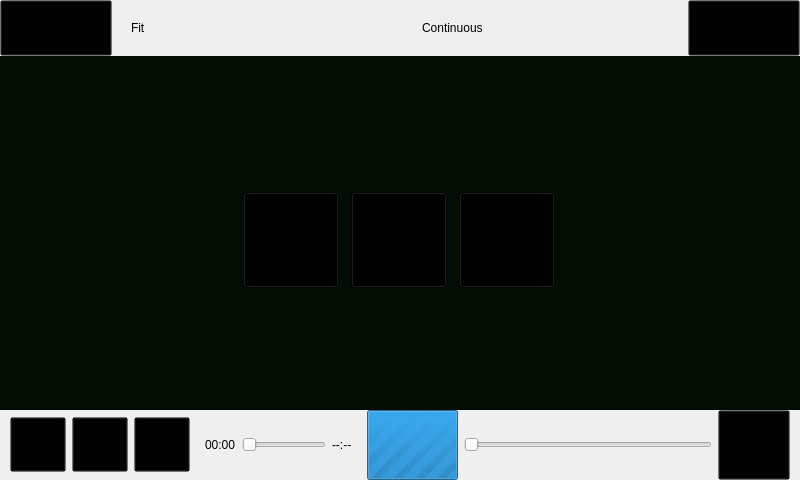
<?xml version="1.0" encoding="UTF-8"?>
<ui version="4.0">
 <class>VideoNowPlayingWindow</class>
 <widget class="QMainWindow" name="VideoNowPlayingWindow">
  <property name="geometry">
   <rect>
    <x>0</x>
    <y>0</y>
    <width>800</width>
    <height>480</height>
   </rect>
  </property>
  <property name="windowTitle">
   <string>Now Playing</string>
  </property>
  <widget class="QWidget" name="centralwidget">
   <widget class="QToolButton" name="wmCloseButton">
    <property name="geometry">
     <rect>
      <x>688</x>
      <y>0</y>
      <width>112</width>
      <height>56</height>
     </rect>
    </property>
    <property name="focusPolicy">
     <enum>Qt::NoFocus</enum>
    </property>
    <property name="styleSheet">
     <string notr="true">background: transparent;</string>
    </property>
    <property name="iconSize">
     <size>
      <width>112</width>
      <height>56</height>
     </size>
    </property>
   </widget>
   <widget class="QToolButton" name="wmEditButton">
    <property name="geometry">
     <rect>
      <x>0</x>
      <y>0</y>
      <width>112</width>
      <height>56</height>
     </rect>
    </property>
    <property name="focusPolicy">
     <enum>Qt::NoFocus</enum>
    </property>
    <property name="styleSheet">
     <string notr="true">background: transparent;</string>
    </property>
    <property name="iconSize">
     <size>
      <width>112</width>
      <height>56</height>
     </size>
    </property>
   </widget>
   <widget class="QWidget" name="settingsOverlay" native="true">
    <property name="geometry">
     <rect>
      <x>0</x>
      <y>0</y>
      <width>800</width>
      <height>56</height>
     </rect>
    </property>
    <property name="autoFillBackground">
     <bool>true</bool>
    </property>
    <layout class="QHBoxLayout" name="settingsOverlayLayout">
     <property name="leftMargin">
      <number>112</number>
     </property>
     <property name="topMargin">
      <number>0</number>
     </property>
     <property name="rightMargin">
      <number>112</number>
     </property>
     <property name="bottomMargin">
      <number>0</number>
     </property>
     <item>
      <widget class="QCheckBox" name="fitCheckBox">
       <property name="styleSheet">
        <string notr="true">background: transparent;</string>
       </property>
       <property name="text">
        <string>Fit</string>
       </property>
       <property name="focusPolicy">
        <enum>Qt::NoFocus</enum>
       </property>
      </widget>
     </item>
     <item>
      <widget class="QCheckBox" name="continuousCheckBox">
       <property name="styleSheet">
        <string notr="true">background: transparent;</string>
       </property>
       <property name="text">
        <string>Continuous</string>
       </property>
       <property name="focusPolicy">
        <enum>Qt::NoFocus</enum>
       </property>
      </widget>
     </item>
    </layout>
   </widget>
   <widget class="QWidget" name="toolbarOverlay" native="true">
    <property name="geometry">
     <rect>
      <x>0</x>
      <y>410</y>
      <width>800</width>
      <height>70</height>
     </rect>
    </property>
    <property name="autoFillBackground">
     <bool>true</bool>
    </property>
    <layout class="QHBoxLayout" name="toolbarLayout">
     <property name="leftMargin">
      <number>10</number>
     </property>
     <property name="topMargin">
      <number>0</number>
     </property>
     <property name="rightMargin">
      <number>10</number>
     </property>
     <property name="bottomMargin">
      <number>0</number>
     </property>
     <item>
      <widget class="QWidget" name="buttonWidget">
       <layout class="QHBoxLayout" name="buttonLayout">
        <property name="margin">
         <number>0</number>
        </property>
        <item>
         <widget class="QToolButton" name="bookmarkButton">
          <property name="visible">
           <bool>false</bool>
          </property>
          <property name="styleSheet">
           <string notr="true">background: transparent;</string>
          </property>
          <property name="iconSize">
           <size>
            <width>48</width>
            <height>48</height>
           </size>
          </property>
          <property name="focusPolicy">
           <enum>Qt::NoFocus</enum>
          </property>
         </widget>
        </item>
        <item>
         <widget class="QToolButton" name="shareButton">
          <property name="visible">
           <bool>false</bool>
          </property>
          <property name="styleSheet">
           <string notr="true">background: transparent;</string>
          </property>
          <property name="iconSize">
           <size>
            <width>48</width>
            <height>48</height>
           </size>
          </property>
          <property name="focusPolicy">
           <enum>Qt::NoFocus</enum>
          </property>
         </widget>
        </item>
        <item>
         <widget class="QToolButton" name="deleteButton">
          <property name="visible">
           <bool>false</bool>
          </property>
          <property name="styleSheet">
           <string notr="true">background: transparent;</string>
          </property>
          <property name="iconSize">
           <size>
            <width>48</width>
            <height>48</height>
           </size>
          </property>
          <property name="focusPolicy">
           <enum>Qt::NoFocus</enum>
          </property>
         </widget>
        </item>
        <item>
         <widget class="QWidget" name="positionWidget">
          <layout class="QHBoxLayout" name="positionLayout">
           <item>
            <widget class="QLabel" name="currentPositionLabel">
             <property name="sizePolicy">
              <sizepolicy hsizetype="Preferred" vsizetype="Expanding">
               <horstretch>0</horstretch>
               <verstretch>0</verstretch>
              </sizepolicy>
             </property>
             <property name="text">
              <string notr="true">00:00</string>
             </property>
            </widget>
           </item>
           <item>
            <widget class="QSlider" name="positionSlider">
             <property name="sizePolicy">
              <sizepolicy hsizetype="Expanding" vsizetype="Expanding">
               <horstretch>0</horstretch>
               <verstretch>0</verstretch>
              </sizepolicy>
             </property>
             <property name="focusPolicy">
              <enum>Qt::NoFocus</enum>
             </property>
             <property name="enabled">
              <bool>false</bool>
             </property>
             <property name="orientation">
              <enum>Qt::Horizontal</enum>
             </property>
            </widget>
           </item>
           <item>
            <widget class="QLabel" name="videoLengthLabel">
             <property name="sizePolicy">
              <sizepolicy hsizetype="Preferred" vsizetype="Fixed">
               <horstretch>0</horstretch>
               <verstretch>0</verstretch>
              </sizepolicy>
             </property>
             <property name="text">
              <string notr="true">--:--</string>
             </property>
            </widget>
           </item>
          </layout>
         </widget>
        </item>
        <item>
         <widget class="QProgressBar" name="bufferBar">
          <property name="visible">
           <bool>false</bool>
          </property>
          <property name="sizePolicy">
           <sizepolicy hsizetype="Expanding" vsizetype="Expanding">
            <horstretch>0</horstretch>
            <verstretch>0</verstretch>
           </sizepolicy>
          </property>
          <property name="maximum">
           <number>0</number>
          </property>
          <property name="textVisible">
           <bool>true</bool>
          </property>
          <property name="alignment">
           <enum>Qt::AlignCenter</enum>
          </property>
         </widget>
        </item>
       </layout>
      </widget>
     </item>
     <item>
      <widget class="QWidget" name="volumeWidget">
       <layout class="QHBoxLayout" name="volumeLayout">
        <property name="margin">
         <number>0</number>
        </property>
        <item>
         <widget class="QSlider" name="volumeSlider">
          <property name="visible">
           <bool>false</bool>
          </property>
          <property name="sizePolicy">
           <sizepolicy hsizetype="Expanding" vsizetype="Expanding">
            <horstretch>0</horstretch>
            <verstretch>0</verstretch>
           </sizepolicy>
          </property>
          <property name="focusPolicy">
           <enum>Qt::NoFocus</enum>
          </property>
          <property name="maximum">
           <number>100</number>
          </property>
          <property name="orientation">
           <enum>Qt::Horizontal</enum>
          </property>
         </widget>
        </item>
        <item>
         <widget class="QToolButton" name="volumeButton">
          <property name="styleSheet">
           <string notr="true">background: transparent;</string>
          </property>
          <property name="iconSize">
           <size>
            <width>64</width>
            <height>64</height>
           </size>
          </property>
          <property name="focusPolicy">
           <enum>Qt::NoFocus</enum>
          </property>
         </widget>
        </item>
       </layout>
      </widget>
     </item>
    </layout>
   </widget>
   <widget class="QWidget" name="controlOverlay" native="true">
    <property name="geometry">
     <rect>
      <x>241</x>
      <y>183</y>
      <width>318</width>
      <height>114</height>
     </rect>
    </property>
    <property name="styleSheet">
     <string notr="true">background-color: rgb(3, 13, 3);</string>
    </property>
    <layout class="QHBoxLayout" name="controlLayout">
     <property name="spacing">
      <number>10</number>
     </property>
     <property name="margin">
      <number>0</number>
     </property>
     <item>
      <widget class="QToolButton" name="prevButton">
       <property name="sizePolicy">
        <sizepolicy hsizetype="Expanding" vsizetype="Expanding">
         <horstretch>0</horstretch>
         <verstretch>0</verstretch>
        </sizepolicy>
       </property>
       <property name="minimumSize">
        <size>
         <width>96</width>
         <height>96</height>
        </size>
       </property>
       <property name="maximumSize">
        <size>
         <width>96</width>
         <height>96</height>
        </size>
       </property>
       <property name="styleSheet">
        <string notr="true">background: transparent;</string>
       </property>
       <property name="iconSize">
        <size>
         <width>64</width>
         <height>64</height>
        </size>
       </property>
       <property name="autoRepeat">
        <bool>true</bool>
       </property>
       <property name="autoRepeatDelay">
        <number>1000</number>
       </property>
       <property name="focusPolicy">
        <enum>Qt::NoFocus</enum>
       </property>
      </widget>
     </item>
     <item>
      <widget class="QToolButton" name="playButton">
       <property name="sizePolicy">
        <sizepolicy hsizetype="Expanding" vsizetype="Expanding">
         <horstretch>0</horstretch>
         <verstretch>0</verstretch>
        </sizepolicy>
       </property>
       <property name="minimumSize">
        <size>
         <width>96</width>
         <height>96</height>
        </size>
       </property>
       <property name="maximumSize">
        <size>
         <width>96</width>
         <height>96</height>
        </size>
       </property>
       <property name="styleSheet">
        <string notr="true">background: transparent;</string>
       </property>
       <property name="iconSize">
        <size>
         <width>64</width>
         <height>64</height>
        </size>
       </property>
       <property name="focusPolicy">
        <enum>Qt::NoFocus</enum>
       </property>
      </widget>
     </item>
     <item>
      <widget class="QToolButton" name="nextButton">
       <property name="sizePolicy">
        <sizepolicy hsizetype="Expanding" vsizetype="Expanding">
         <horstretch>0</horstretch>
         <verstretch>0</verstretch>
        </sizepolicy>
       </property>
       <property name="minimumSize">
        <size>
         <width>96</width>
         <height>96</height>
        </size>
       </property>
       <property name="maximumSize">
        <size>
         <width>96</width>
         <height>96</height>
        </size>
       </property>
       <property name="styleSheet">
        <string notr="true">background: transparent;</string>
       </property>
       <property name="iconSize">
        <size>
         <width>64</width>
         <height>64</height>
        </size>
       </property>
       <property name="autoRepeat">
        <bool>true</bool>
       </property>
       <property name="autoRepeatDelay">
        <number>1000</number>
       </property>
       <property name="focusPolicy">
        <enum>Qt::NoFocus</enum>
       </property>
      </widget>
     </item>
    </layout>
   </widget>
   <widget class="QWidget" name="videoWidget" native="true">
    <property name="geometry">
     <rect>
      <x>0</x>
      <y>0</y>
      <width>800</width>
      <height>480</height>
     </rect>
    </property>
    <property name="styleSheet">
     <string notr="true">background-color: rgb(3, 13, 3);</string>
    </property>
   </widget>
   <zorder>videoWidget</zorder>
   <zorder>settingsOverlay</zorder>
   <zorder>toolbarOverlay</zorder>
   <zorder>controlOverlay</zorder>
   <zorder>wmCloseButton</zorder>
   <zorder>wmEditButton</zorder>
  </widget>
 </widget>
 <resources/>
 <connections/>
</ui>
